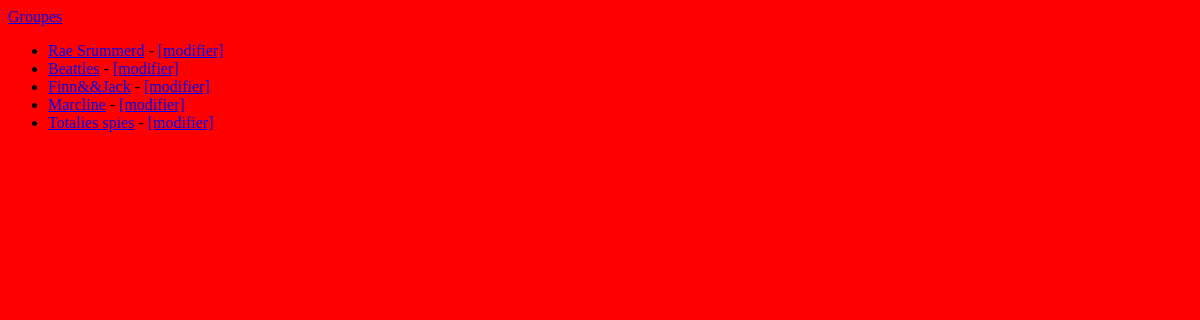
/bands/, run on an earlier commit of the app's database.
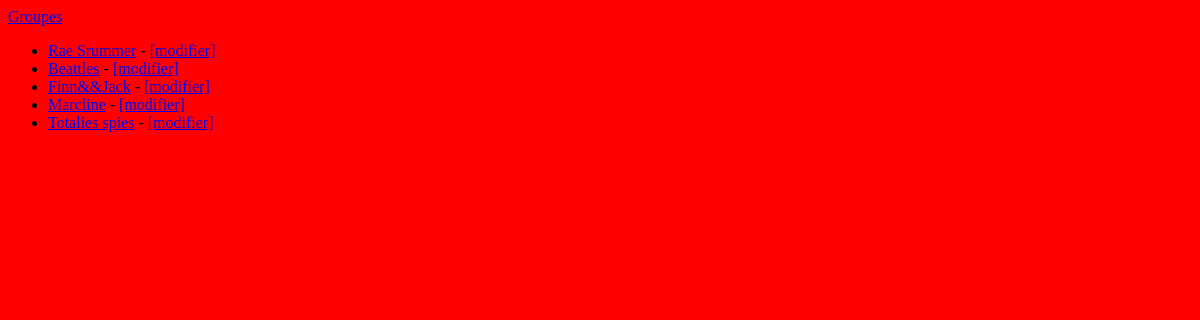
And on a later commit of the database.
### listings/models.py (models this page shows, shortened)
class Band(models.Model):
    class Genre(models.TextChoices):
        HIP_HOP = 'HH'
        SYNTH_POP = 'SP'
        ALTERNATIVE_ROCK = 'AR'
    name = models.fields.CharField(max_length=100)
    genre = models.fields.CharField(choices=Genre.choices, max_length=5)
    biography = models.fields.CharField(max_length=1000)
    year_formed = models.fields.IntegerField(validators=[MinValueValidator(1900), MaxValueValidator(2023)])
    active = models.fields.BooleanField(default=True)
    official_homepage = models.fields.URLField(null=True, blank=True)

### listings/views.py (the view)
# urls.py: path("bands/", views.band_list, name="band-list"),
def band_list(request):
    band = Band.objects.all()
    return render(request, 'listings/band_list.html', {'bands': band})

### listings/templates/listings/band_list.html
{% extends 'listings/base.html' %}
{% block content %}
<ul>
    {% for band in bands %}
    <li>
        <a href="{% url 'band-detail' band.id %}">{{ band.name }}</a>
        - <a href="{% url 'band-update' band.id %}">[modifier]</a>
    </li>
    {% endfor %}
</ul>
{% endblock %}

What changed in the data, as far as the page shows it:
changed Band: name "Rae Srummerd" → "Rae Srummer"
